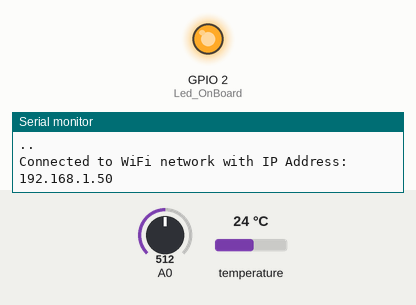
The sketch below on a simulated ESP8266 (NodeMCU). On the bench: output pins drawn as LEDs (lit = HIGH), the last lines printed to the serial monitor. The test bench sets the inputs (shaded band); at power-on: A0 = 512, temperature 24 °C. WiFi joins after 1.5 s; servers stay silent unless stated; uploads are accepted with an empty reply.

Above: at 4.0 s.
At 10.32 s:
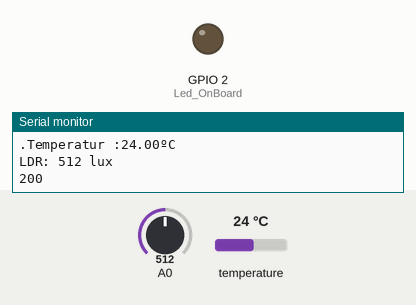
Timing chart, 0 to 10.9 s (numbered marks = the images above):
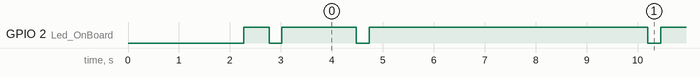

Measured:
- by itself, GPIO 2 (Led_OnBoard): goes LOW 0.25 s, HIGH 1.5 s, 21 × (LOW 0.25 s, HIGH 5.5 s), LOW 0.25 s, then HIGH

The sketch:

projek_Andika_v2.ino
```cpp
#include <ESP8266WiFi.h>
#include <WiFiClient.h>
#include <ESP8266HTTPClient.h>
#include <OneWire.h>
#include <DallasTemperature.h>

int Led_OnBoard = 2;

int flowRate;
int y = 5;


// GPIO where the DS18B20 is connected to
const int oneWireBus = 4;

// Setup a oneWire instance to communicate with any OneWire devices
OneWire oneWire(oneWireBus);

// Pass our oneWire reference to Dallas Temperature sensor
DallasTemperature sensors(&oneWire);

// Wifi config


const char *ssid = "Azimi";             // Your wifi Name
const char *password = "alhamdulillah"; // Your wifi Password
const char *host = "103.253.212.155"; //Your pc or server (database) IP, example : 192.168.0.0 , if you are a windows os user, open cmd, then type ipconfig then look at IPv4 Address.

void setup(){
  delay(1000);
  pinMode(Led_OnBoard, OUTPUT);
  pinMode(0,INPUT); // LDR


  Serial.begin(115200);
   sensors.begin();
  WiFi.mode(WIFI_OFF);        //Prevents reconnection issue (taking too long to connect)
  delay(1000);
  WiFi.mode(WIFI_STA);        //This line hides the viewing of ESP as wifi hotspot
  WiFi.begin(ssid, password);
  Serial.println("Connecting");

  while (WiFi.status() != WL_CONNECTED)
  {
    digitalWrite(Led_OnBoard, LOW);
    delay(250);
    Serial.print(".");
    digitalWrite(Led_OnBoard, HIGH);
    delay(500);
  }

  Serial.println("");
  Serial.print("Connected to WiFi network with IP Address: ");
  Serial.println(WiFi.localIP());


  }

void loop(){
sensors.requestTemperatures();
  float temperatureC = sensors.getTempCByIndex(0);
  //float temperatureF = sensors.getTempFByIndex(0);
  Serial.print("Temperatur :");
  Serial.print(temperatureC);
  Serial.println("ºC");
  //Serial.print(temperatureF);
  //Serial.println("ºF");
  HTTPClient http; //Declare object of class HTTPClient
  int ldr=analogRead(0);
  Serial.print("LDR: ");
  Serial.print(ldr);
  Serial.println(" lux");

  String TempValueSend,postData, Debit, LDR, TurbidityVaule;

  TempValueSend = String(temperatureC);
  Debit = String(flowRate);
  LDR = String(ldr);
  TurbidityVaule = String(y);


  postData = "Tvalue=" + TempValueSend + "&Flow=" + Debit + "&Ldr=" + LDR + "&Turbidity=" + TurbidityVaule;

  http.begin("http://dht.spairum.com/DB_water_sensor.php");                   //Specify request destination
  http.addHeader("Content-Type", "application/x-www-form-urlencoded"); //Specify content-type header

  int httpCode = http.POST(postData); //Send the request
  String payload = http.getString();  //Get the response payload

  Serial.println(httpCode); //Print HTTP return code
  Serial.println(payload);  //Print request response payloadSS

  http.end(); //Close connection
  digitalWrite(Led_OnBoard, LOW);
    delay(250);
    Serial.print(".");
    digitalWrite(Led_OnBoard, HIGH);
    delay(500);
  delay(4000);
}
```
